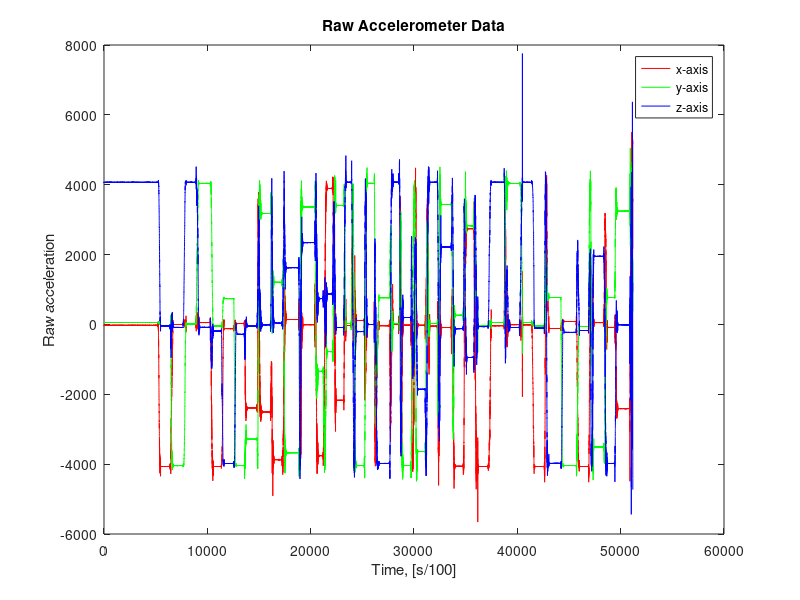
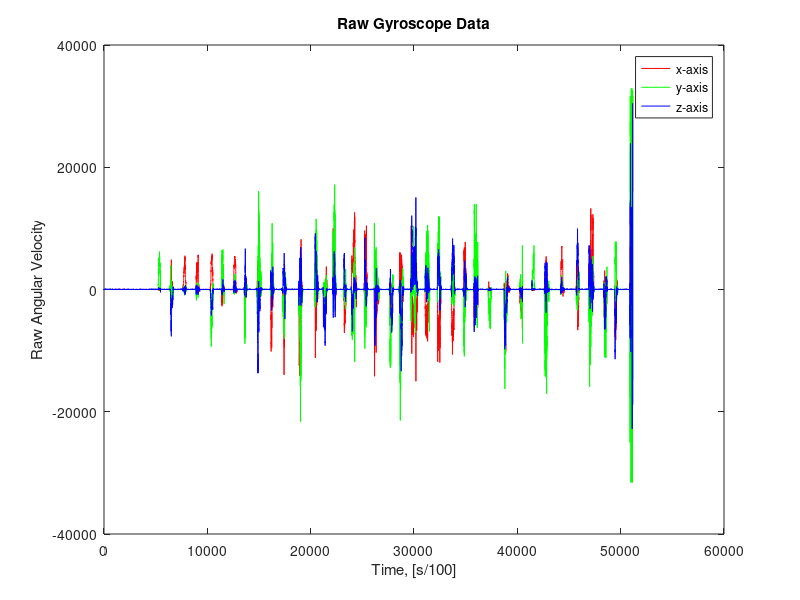

These charts were generated, in order, by the following MATLAB code:
clc; clear; close all

%% Data Import
IMU0x2Dalpha = importdata("IMU0x2Dalpha.mat");
IMU0x2Domega = importdata("IMU0x2Domega.mat");

%% Initial Condition
time = IMU0x2Domega(:,1)';
total_sample = length(time);
T_init = 50;                        % Initial static period
t_wait = [2,4];                     % Static intervals
k = 37;                             % Number of rotations
offset_acc = [33123;33276;32360];   % Offsets taken from manufact
offset_gyro = [32768;32466;32485];

alpha_s = [IMU0x2Dalpha(:,2)'-offset_acc(1);
    IMU0x2Dalpha(:,3)'-offset_acc(2);
    IMU0x2Dalpha(:,4)'-offset_acc(3)];
omega_s = [IMU0x2Domega(:,2)'-offset_gyro(1);
    IMU0x2Domega(:,3)'-offset_gyro(2);
    IMU0x2Domega(:,4)'-offset_gyro(3)];

T_init_index = find(time <= T_init, 1, 'last' );
gyro_bias = [mean(omega_s(1,1:T_init_index));
    mean(omega_s(2,1:T_init_index));
    mean(omega_s(3,1:T_init_index))];

omega_biasfree = omega_s - gyro_bias;

M_inf = [];

% Variance based static detector operatior
T_init_index = 3000;
var_3D = (var(alpha_s(1,1:T_init_index)))^2+ ...
    (var(alpha_s(2,1:T_init_index)))^2+ ...
    var((alpha_s(3,1:T_init_index)))^2;

t_w = 101%find(time <= 1, 1, 'last');   % Time interval length
half_t_w = floor(t_w/2);

for i = half_t_w+1:total_sample-(half_t_w+1)
    a_t(:,i) = [var(alpha_s(1,i-half_t_w:i+half_t_w));
        var(alpha_s(2,i-half_t_w:i+half_t_w));
        var(alpha_s(3,i-half_t_w:i+half_t_w))];
end

s_square = a_t(1,:).^2+a_t(2,:).^2+a_t(3,:).^2;

s_filter = zeros(1,total_sample);

for i = 1:10
    for n = half_t_w:total_sample - (half_t_w + 1)
    
        if s_square(n) < i*var_3D
        
            s_filter(n) = 1;
        
        end
    
    end
end

% for i = 1:k
%     threshold = i*sigma_init^2;
% 
% end

%% Plots
figure
plot(alpha_s(1,:),'r')
hold on
plot(alpha_s(2,:),'g')
plot(alpha_s(3,:),'b')
ylabel("Raw acceleration");xlabel("Time, [s/100]")
legend("x-axis","y-axis","z-axis")
title("Raw Accelerometer Data")

figure
plot(omega_s(1,:),'r')
hold on
plot(omega_s(2,:),'g')
plot(omega_s(3,:),'b')
ylabel("Raw Angular Velocity");xlabel("Time, [s/100]")
legend("x-axis","y-axis","z-axis")
title("Raw Gyroscope Data")